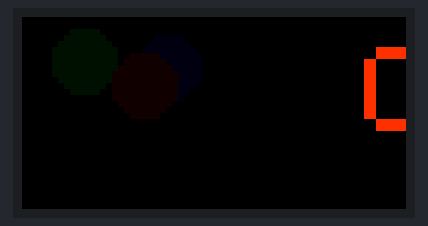
Bench run of a sketch on a simulated Arduino Uno, built with avr-gcc and run on an emulated ATmega328P. On the bench: 64×32 colour display.

Above: at 0.55 s.
At 5.54 s:
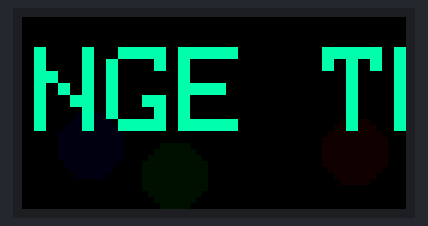
At 10.67 s:
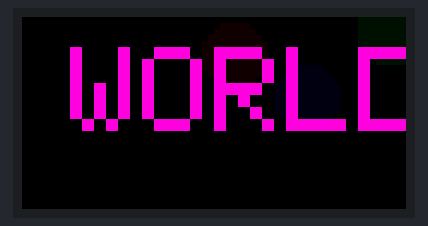
At 20.46 s:
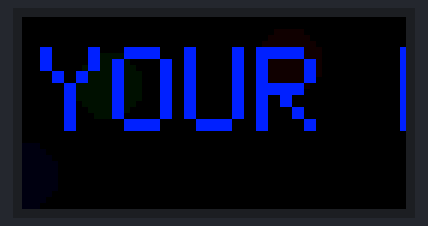
At 30.17 s:
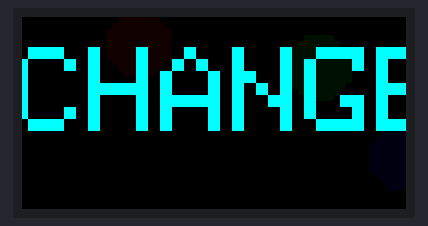
At 39.79 s:
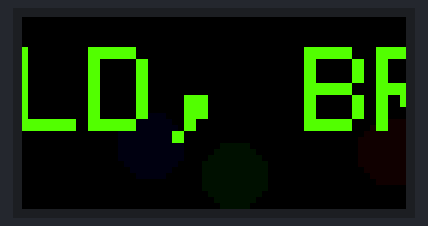

The sketch:

textAndBallMove.ino
```cpp
// scrolltext demo for Adafruit P3RGB64x32MatrixPanel library.
// Demonstrates single-buffered animation on our 32x64 RGB LED matrix:


#include <Adafruit_GFX.h>   // Core graphics library
#include <P3RGB64x32MatrixPanel.h>

#define BALL_COUNT 3

P3RGB64x32MatrixPanel matrix(25, 26, 27, 21, 22, 0, 15, 32, 33, 12, 5, 23, 4);

const char str[] PROGMEM = "CHANGE THE WORLD, BRIGHT YOUR LIFE";

int16_t    textX         = matrix.width(),
           textMin       = sizeof(str) * -12,
           hue           = 0;
int8_t ball[BALL_COUNT][4] = {
  {  3,  0,  1,  1 }, // Initial X,Y pos & velocity for 3 bouncy balls
  { 17, 15,  1, -1 },
  { 27,  4, -1,  1 }
};
static const uint16_t PROGMEM ballcolor[BALL_COUNT] = {
  0x0080, // Green=1
  0x0002, // Blue=1
  0x1000  // Red=1
};

void setup() {
  matrix.begin();
  matrix.setTextWrap(false); // Allow text to run off right edge
  matrix.setTextSize(2);
}

void loop() {
  byte i;

  // Clear background
  matrix.fillScreen(0);

  // Bounce three balls around
  for(i=0; i<BALL_COUNT; i++) {
    // Draw 'ball'
    matrix.fillCircle(ball[i][0], ball[i][1], 5, pgm_read_word(&ballcolor[i]));
    // Update X, Y position
    ball[i][0] += ball[i][2];
    ball[i][1] += ball[i][3];
    // Bounce off edges
    if((ball[i][0] == 0) || (ball[i][0] == (matrix.width() - 1)))
      ball[i][2] *= -1;
    if((ball[i][1] == 0) || (ball[i][1] == (matrix.height() - 1)))
      ball[i][3] *= -1;
  }

  // Draw big scrolly text on top
  matrix.setTextColor(matrix.colorHSV(hue, 255, 255));
  matrix.setCursor(textX, 5);
  matrix.print(str);

  // Move text left (w/wrap), increase hue
  if((--textX) < textMin) textX = matrix.width();
  hue += 7;
  if(hue >= 1536) hue -= 1536;

#if !defined(__AVR__)
  // On non-AVR boards, delay slightly so screen updates aren't too quick.
  delay(20);
#endif

}
```
